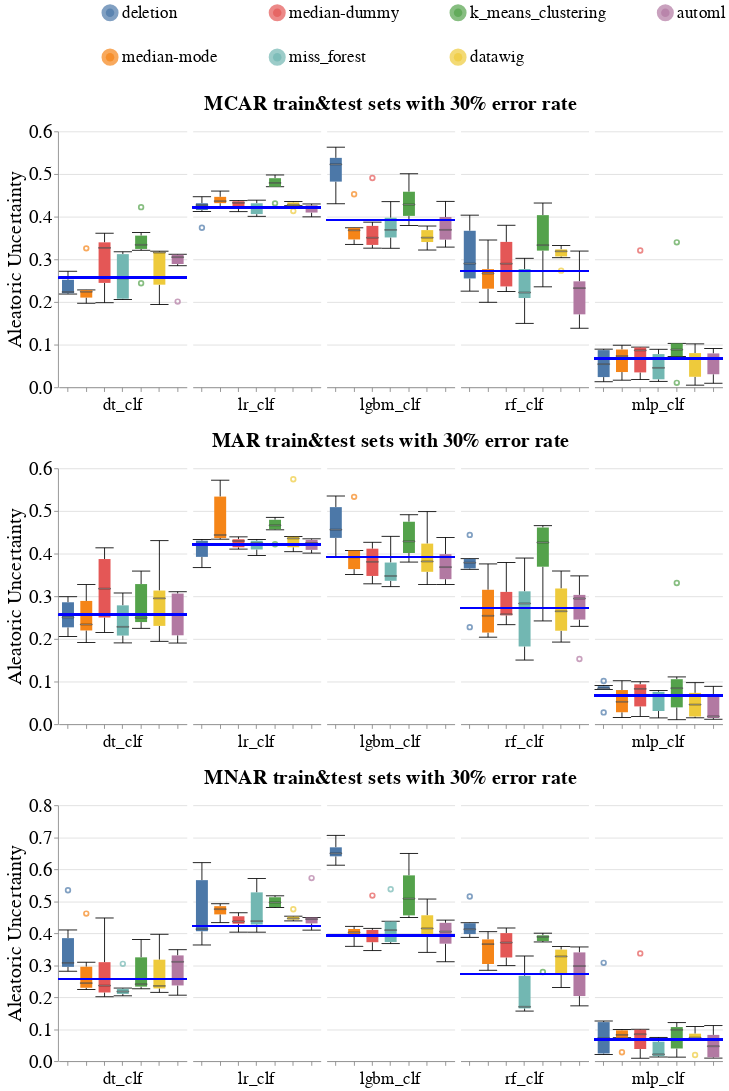

Write notebook code for a chart like this one.
### Code cell
create_box_plots_for_diff_imputers_and_models_exp1(dataset_name=DATASET_NAME,
                                                   metric_name='aleatoric_uncertainty',
                                                   db_client=db_client,
                                                   evaluation_scenarios=['exp1_mcar3', 'exp1_mar3', 'exp1_mnar3'])

### Figure 1 — Vega-Lite specification as saved in the notebook (floating-point values rounded to 4 significant figures; data arrays with more than 128 entries replaced by an {"elided": "..."} marker saying what was removed)
{"config": {"view": {"continuousWidth": 400, "continuousHeight": 300, "stroke": null}, "axis": {"labelFontSize": 22, "labelFontWeight": "normal", "titleFontSize": 24, "titleFontWeight": "normal"}, "facet": {"spacing": 5}, "header": {"labelFontSize": 20, "labelOrient": "bottom", "labelPadding": 5, "titleFontSize": 24}, "legend": {"columns": 4, "direction": "vertical", "labelFontSize": 20, "labelLimit": 400, "orient": "top", "symbolOffset": 50, "symbolStrokeWidth": 10, "titleAnchor": "middle", "titleFontSize": 22, "titleLimit": 300}, "title": {"fontSize": 24}}, "vconcat": [{"data": {"name": "data-4e8ac7c38a4a85f0201e8412fef62b19"}, "facet": {"column": {"field": "Model_Name", "sort": ["dt_clf", "lr_clf", "lgbm_clf", "rf_clf", "mlp_clf"], "title": "MCAR train&test sets with 30% error rate", "type": "nominal"}}, "spec": {"layer": [{"mark": {"type": "boxplot", "median": {"stroke": "black", "strokeWidth": 0.7}, "ticks": true}, "encoding": {"color": {"field": "Null_Imputer_Name", "sort": ["deletion", "median-mode", "median-dummy", "miss_forest", "k_means_clustering", "datawig", "automl", "boost_clean"], "title": null, "type": "nominal"}, "x": {"axis": {"labels": false}, "field": "Null_Imputer_Name", "sort": ["deletion", "median-mode", "median-dummy", "miss_forest", "k_means_clustering", "datawig", "automl", "boost_clean"], "title": null, "type": "nominal"}, "y": {"field": "Metric_Value", "scale": {"zero": false}, "title": "Aleatoric Uncertainty", "type": "quantitative"}}}, {"mark": "rule", "encoding": {"color": {"value": "blue"}, "size": {"value": 2}, "y": {"field": "Baseline_Median", "type": "quantitative"}}}], "width": 150}, "resolve": {"scale": {"x": "independent"}}}, {"data": {"name": "data-bd70109fc54a9e5ab1e7a381af43ffe2"}, "facet": {"column": {"field": "Model_Name", "sort": ["dt_clf", "lr_clf", "lgbm_clf", "rf_clf", "mlp_clf"], "title": "MAR train&test sets with 30% error rate", "type": "nominal"}}, "spec": {"layer": [{"mark": {"type": "boxplot", "median": {"stroke": "black", "strokeWidth": 0.7}, "ticks": true}, "encoding": {"color": {"field": "Null_Imputer_Name", "sort": ["deletion", "median-mode", "median-dummy", "miss_forest", "k_means_clustering", "datawig", "automl", "boost_clean"], "title": null, "type": "nominal"}, "x": {"axis": {"labels": false}, "field": "Null_Imputer_Name", "sort": ["deletion", "median-mode", "median-dummy", "miss_forest", "k_means_clustering", "datawig", "automl", "boost_clean"], "title": null, "type": "nominal"}, "y": {"field": "Metric_Value", "scale": {"zero": false}, "title": "Aleatoric Uncertainty", "type": "quantitative"}}}, {"mark": "rule", "encoding": {"color": {"value": "blue"}, "size": {"value": 2}, "y": {"field": "Baseline_Median", "type": "quantitative"}}}], "width": 150}, "resolve": {"scale": {"x": "independent"}}}, {"data": {"name": "data-1aba873311e060ebf7132831236891ff"}, "facet": {"column": {"field": "Model_Name", "sort": ["dt_clf", "lr_clf", "lgbm_clf", "rf_clf", "mlp_clf"], "title": "MNAR train&test sets with 30% error rate", "type": "nominal"}}, "spec": {"layer": [{"mark": {"type": "boxplot", "median": {"stroke": "black", "strokeWidth": 0.7}, "ticks": true}, "encoding": {"color": {"field": "Null_Imputer_Name", "sort": ["deletion", "median-mode", "median-dummy", "miss_forest", "k_means_clustering", "datawig", "automl", "boost_clean"], "title": null, "type": "nominal"}, "x": {"axis": {"labels": false}, "field": "Null_Imputer_Name", "sort": ["deletion", "median-mode", "median-dummy", "miss_forest", "k_means_clustering", "datawig", "automl", "boost_clean"], "title": null, "type": "nominal"}, "y": {"field": "Metric_Value", "scale": {"zero": false}, "title": "Aleatoric Uncertainty", "type": "quantitative"}}}, {"mark": "rule", "encoding": {"color": {"value": "blue"}, "size": {"value": 2}, "y": {"field": "Baseline_Median", "type": "quantitative"}}}], "width": 150}, "resolve": {"scale": {"x": "independent"}}}], "resolve": {"scale": {"x": "independent"}}, "$schema": "https://vega.github.io/schema/vega-lite/v4.17.0.json", "datasets": {"data-4e8ac7c38a4a85f0201e8412fef62b19": {"elided": "210 records"}, "data-bd70109fc54a9e5ab1e7a381af43ffe2": {"elided": "210 records"}, "data-1aba873311e060ebf7132831236891ff": {"elided": "210 records"}}}
